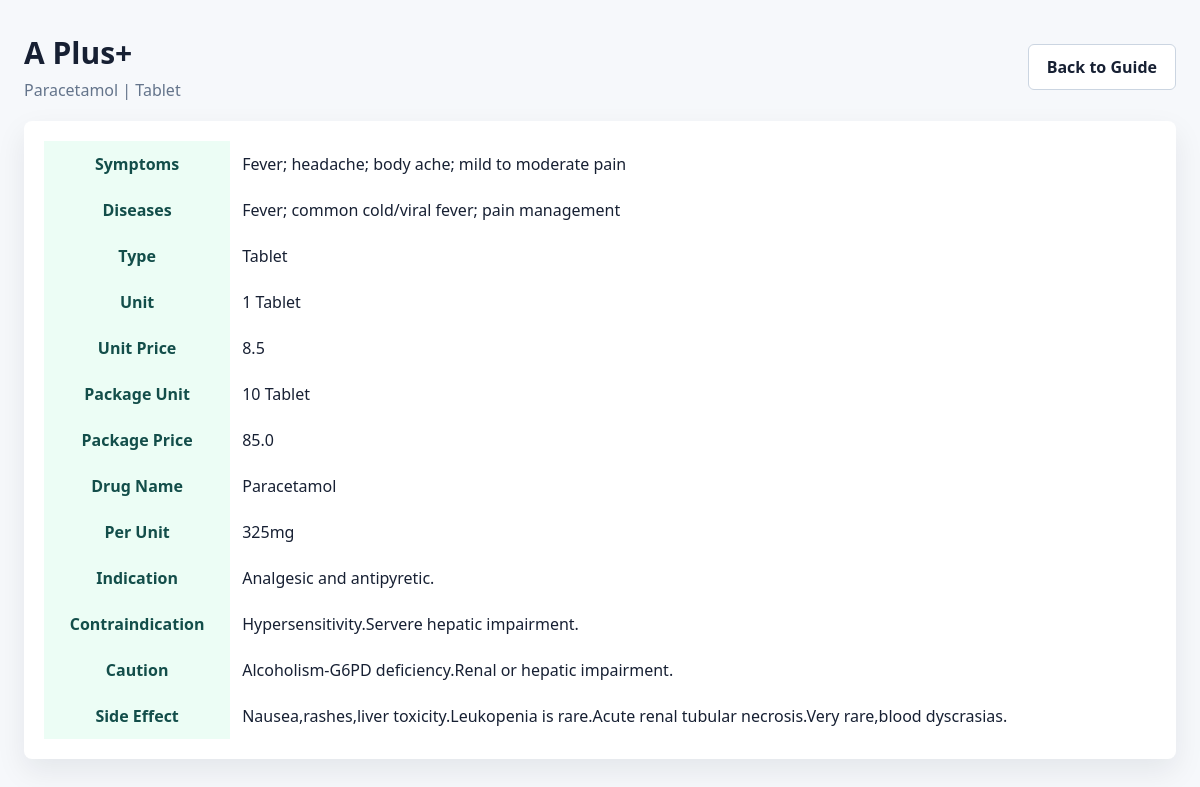
Screenshot of /guide/view/1/ with the database file from the repository.
### guide/models.py (models this page shows, shortened)
class guides(models.Model):
    mname=models.CharField(null='False',verbose_name='Medicine_Name',max_length=30)
    symptoms = models.CharField(max_length=1000, null='False')
    diseases = models.CharField(max_length=1000,null='False')
    category=models.CharField(null='False',verbose_name='Type',max_length=50)
    unit=models.CharField(max_length=10,null='False',verbose_name='Unit')
    unit_price=models.FloatField(null='False',verbose_name='Unit_price')
    package_unit=models.CharField(max_length=10,null='False',verbose_name='Package_Unit')
    package_price=models.FloatField(null='False',verbose_name='Package_price')
    drug=models.CharField(max_length=20,null='False',verbose_name='Drug_Name')
    per_unit=models.CharField(max_length=10,null='False',verbose_name='per_unit')
    indication=models.CharField(max_length=100,verbose_name='Indication')
    contraindication=models.CharField(max_length=100,verbose_name='Containdication')
    caution=models.CharField(max_length=500,null='True',verbose_name='Caution')
    side_effect=models.CharField(max_length=500,null='True',verbose_name='Side-Effect')

### guide/views.py (the view)
# urls.py: path('view/<int:pk>/', View,name='vieww'),
def View(request, pk):
    guide= get_object_or_404(guides,id=pk)
    return render(request,'view.html',{'key':guide})

### guide/templates/view.html (shortened to what this page needs)
{% load static %}
<!DOCTYPE html>
<html lang="en">
<head>
  <link rel="stylesheet" type="text/css" href="{% static 'css/project-polish.css' %}">
</head>
<body>
  <main class="page-wrap">
    <header class="page-header">
      <div>
        <h1 class="page-title">{{ key.mname }}</h1>
        <p class="page-subtitle">{{ key.drug }} | {{ key.category }}</p>
      </div>
      <a class="btn-secondary-soft" href="{% url 'guide:csv' %}">Back to Guide</a>
    </header>
    <section class="responsive-card">
      <div class="table-responsive-clean">
        <table>
          <tr><th>Symptoms</th><td>{{ key.symptoms }}</td></tr>
          <tr><th>Diseases</th><td>{{ key.diseases }}</td></tr>
          <tr><th>Type</th><td>{{ key.category }}</td></tr>
          <tr><th>Unit</th><td>{{ key.unit }}</td></tr>
          <tr><th>Unit Price</th><td>{{ key.unit_price }}</td></tr>
          <tr><th>Package Unit</th><td>{{ key.package_unit }}</td></tr>
          <tr><th>Package Price</th><td>{{ key.package_price }}</td></tr>
          <tr><th>Drug Name</th><td>{{ key.drug }}</td></tr>
          <tr><th>Per Unit</th><td>{{ key.per_unit }}</td></tr>
          <tr><th>Indication</th><td>{{ key.indication }}</td></tr>
          <tr><th>Contraindication</th><td>{{ key.contraindication }}</td></tr>
          <tr><th>Caution</th><td>{{ key.caution }}</td></tr>
          <tr><th>Side Effect</th><td>{{ key.side_effect }}</td></tr>
        </table>
      </div>
    </section>
  </main>
</body>
</html>

### User_Master/static/css/project-polish.css (style rules this page uses)
:root { --brand: #0f766e; --brand-dark: #134e4a; --accent: #f59e0b; --ink: #172033; --muted: #64748b; --surface: #ffffff; --page: #f6f8fb; --danger: #dc2626; --success: #16a34a; --warning: #d97706; }
body { background: var(--page); color: var(--ink); font-family: "Segoe UI", Arial, sans-serif; }
* { box-sizing: border-box; }
a { color: var(--brand); }
.btn-secondary-soft { min-height: 44px; border: 1px solid #cbd5e1; background: #fff; color: var(--ink) !important; padding: 11px 18px; border-radius: 6px; font-weight: 800; text-decoration: none !important; }
.page-wrap { width: min(1180px, calc(100% - 32px)); margin: 32px auto; }
.page-header { display: flex; align-items: center; justify-content: space-between; gap: 16px; margin-bottom: 20px; flex-wrap: wrap; }
.page-title { margin: 0; font-size: 30px; font-weight: 800; color: var(--ink); }
.page-subtitle { margin: 6px 0 0; color: var(--muted); }
.responsive-card { background: var(--surface); border-radius: 8px; box-shadow: 0 12px 30px rgba(15, 23, 42, 0.08); padding: 20px; overflow-x: auto; }
.table-responsive-clean { width: 100%; overflow-x: auto; -webkit-overflow-scrolling: touch; }
table { border-collapse: collapse; width: 100%; }
th { background: #ecfdf5; color: var(--brand-dark); }
td, th { vertical-align: middle !important; padding: 12px; }

### rows the page displays
guides: mname "A Plus+", drug "Paracetamol", category "Tablet", symptoms "Fever; headache; body ache; mild to moderate pain", diseases "Fever; common cold/viral fever; pain management", unit "1 Tablet", unit_price "8.5", package_unit "10 Tablet", package_price "85.0", per_unit "325mg", indication "Analgesic and antipyretic.", contraindication "Hypersensitivity.Servere hepatic impairment.", caution "Alcoholism-G6PD deficiency.Renal or hepatic impairment.", side_effect "Nausea,rashes,liver toxicity.Leukopenia is rare.Acute renal tubular necrosis.Very rare,blood dyscrasias."
